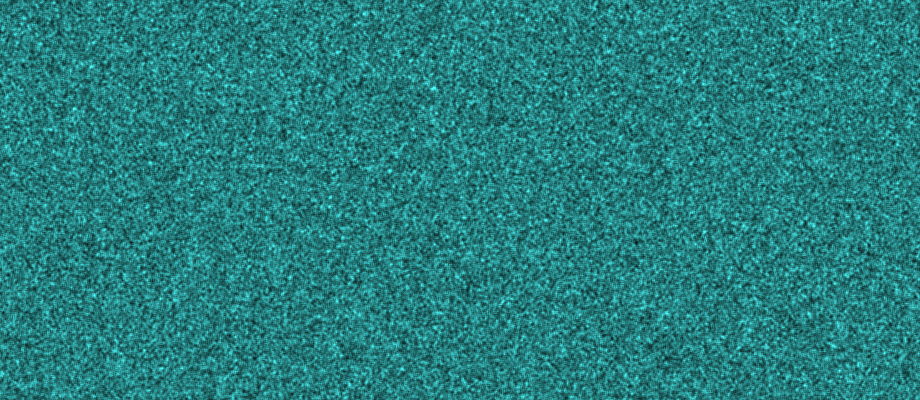
Frame 1 (no input)
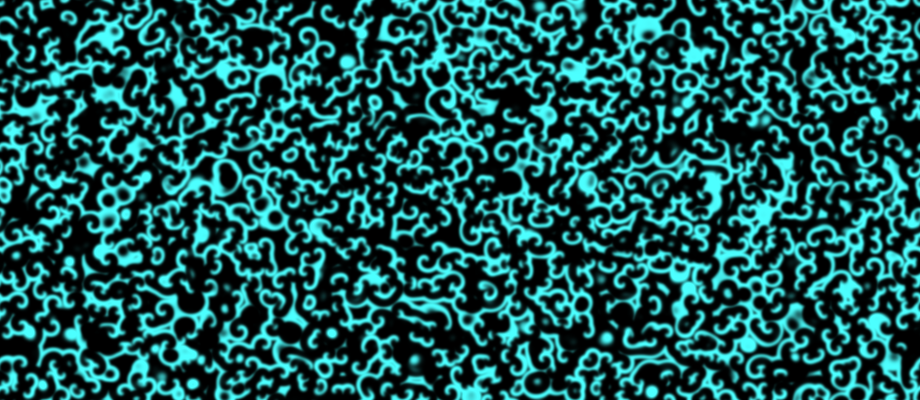
Frame 60 (the mouse pressed at the canvas centre just before this capture)
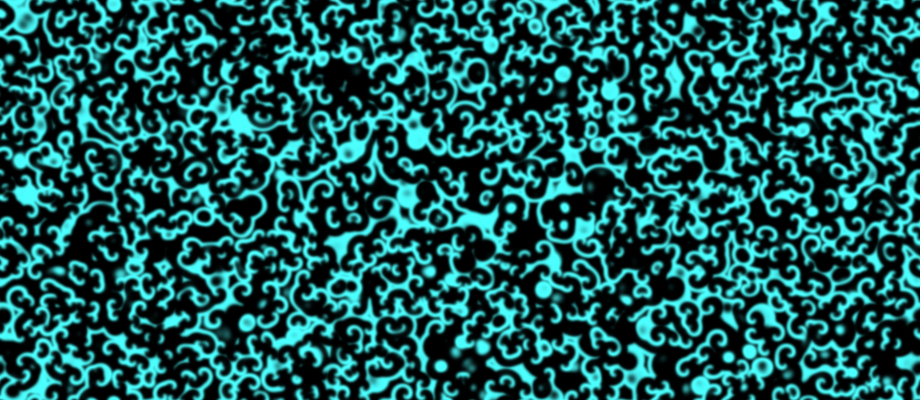
Frame 120 (the mouse held since frame 60 and released just before this capture)

The Processing sketch that drew these frames (run headless with seeded random() and noise(); from frame 60 on, the mouse is pressed at the canvas centre):

// Processing sketch: processing_57638
// ── processing_57638.pde

// Idealised Belousov–Zhabotinsky reaction
// (c) Alasdair Turner 2009
// Free Software
// Licensed according to the GNU GPL

// An implementation note about this algorithm is available here:
// http://www.aac.bartlett.ucl.ac.uk/processing/samples/bzr.pdf

float [][][] a;
float [][][] b;
float [][][] c;

int p = 0, q = 1;

void setup()
{
  size(920,400);
  frameRate(115); 
  colorMode(HSB,1.0);
  a = new float [width][height][2];
  b = new float [width][height][2];
  c = new float [width][height][2];
  for (int x = 0; x < width; x++) {
    for (int y = 0; y < height; y++) {
      a[x][y][p] = random(0.0,1.0);
      b[x][y][p] = random(0.0,1.0);
      c[x][y][p] = random(0.0,1.0);
    }
  }
}

void draw()
{
  for (int x = 0; x < width; x++) {
    for (int y = 0; y < height; y++) {
      float c_a = 0.0;
      float c_b = 0.0;
      float c_c = 0.0;
      for (int i = x - 1; i <= x+1; i++) {
        for (int j = y - 1; j <= y+1; j++) {
          c_a += a[(i+width)%width][(j+height)%height][p];
          c_b += b[(i+width)%width][(j+height)%height][p];
          c_c += c[(i+width)%width][(j+height)%height][p];
        }
      }
      c_a /= 9.0;
      c_b /= 9.0;
      c_c /= 9.0;
      // adjust these values to alter behaviour
      a[x][y][q] = constrain(c_a + c_a * (c_b - c_c), 0, 1);
      b[x][y][q] = constrain(c_b + c_b * (c_c - c_a), 0, 1);
      c[x][y][q] = constrain(c_c + c_c * (c_a - c_b), 0, 1);
      set(x,y,color(0.5,0.7,a[x][y][q]));
    }
  }
  if (p == 0) {
    p = 1; q = 0;
  }
  else {
    p = 0; q = 1;
  }
}

void mousePressed()
{
  setup();
}
